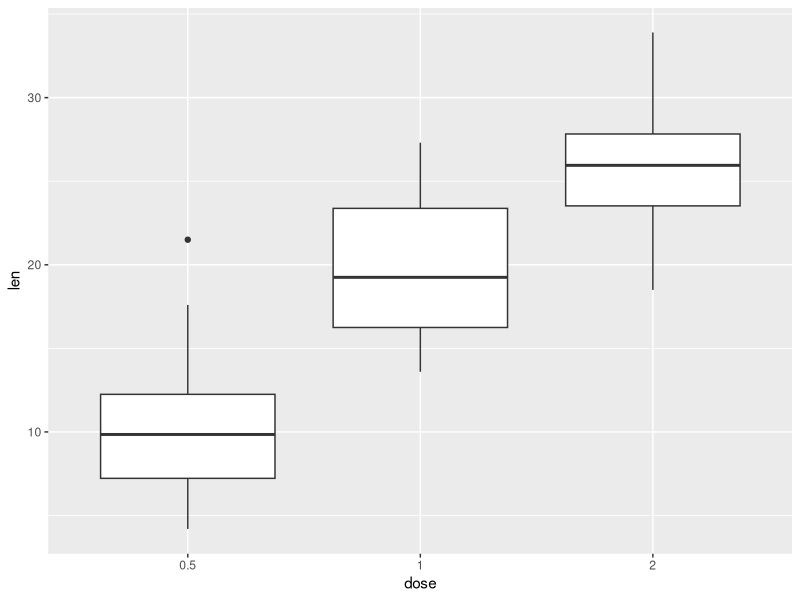
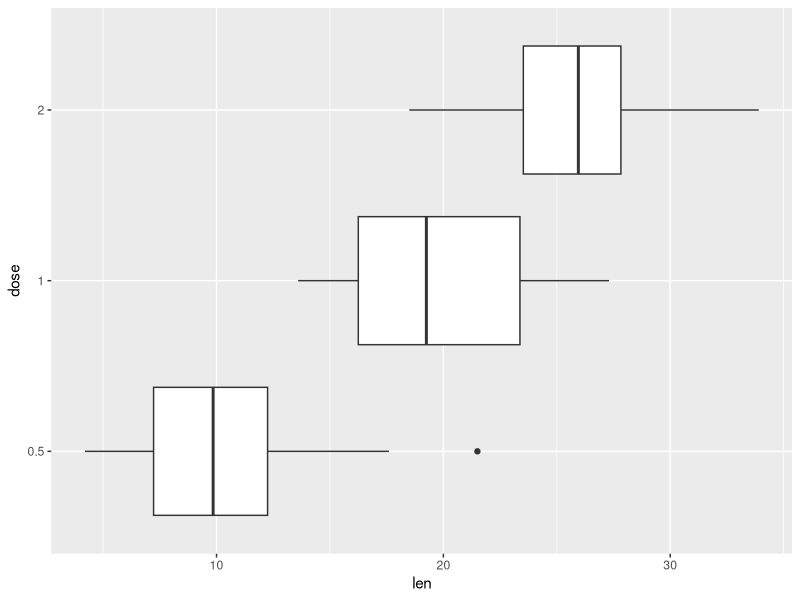
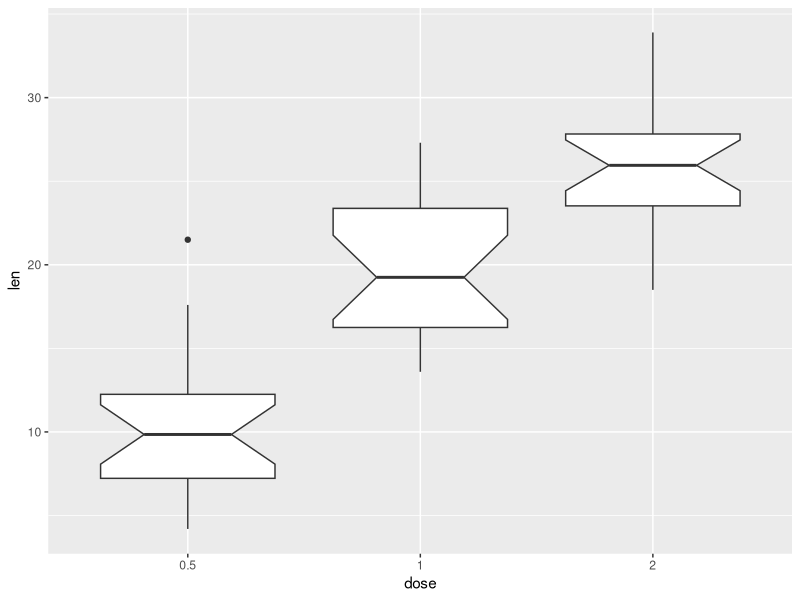
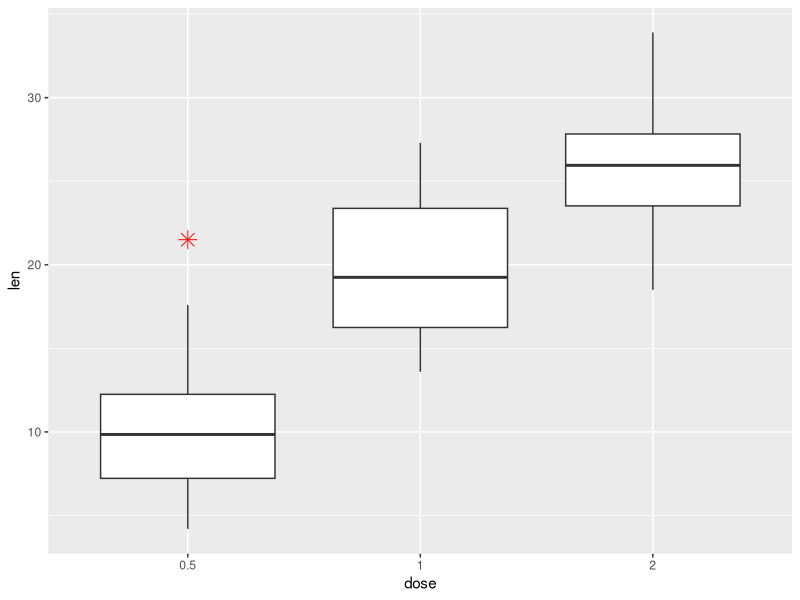
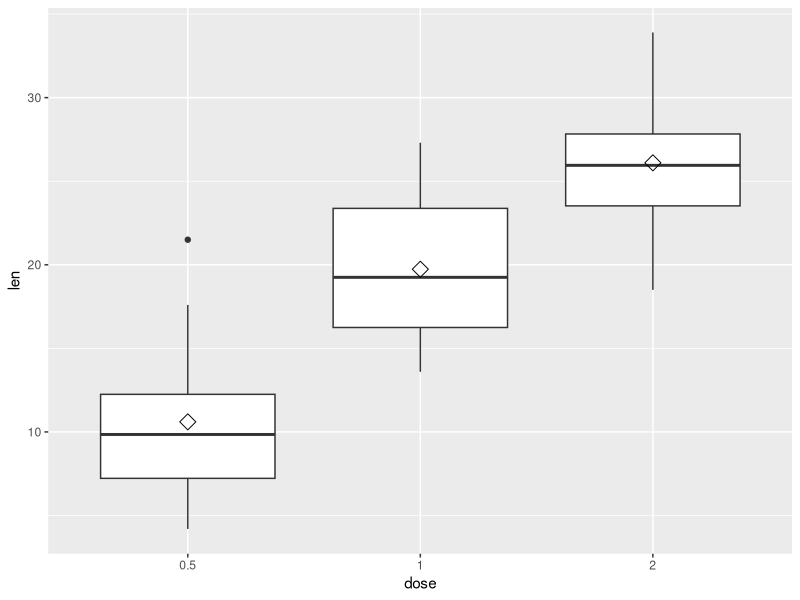
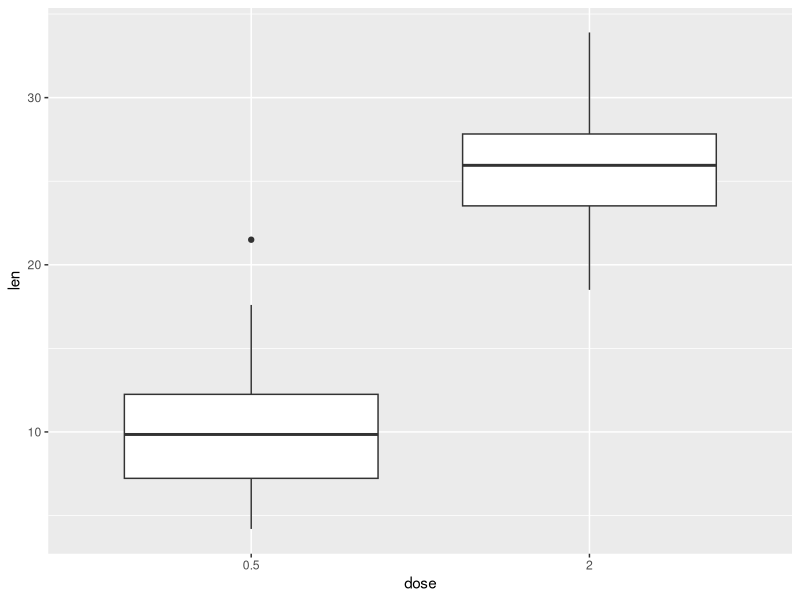
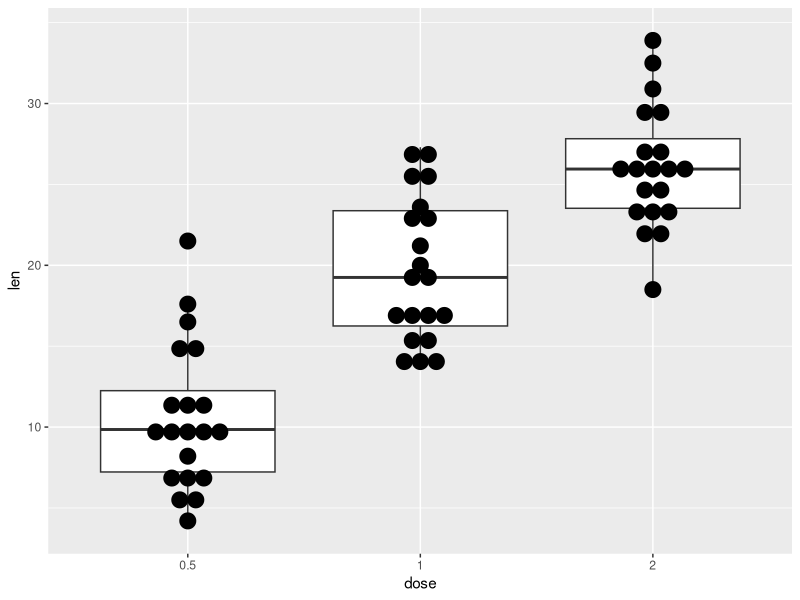
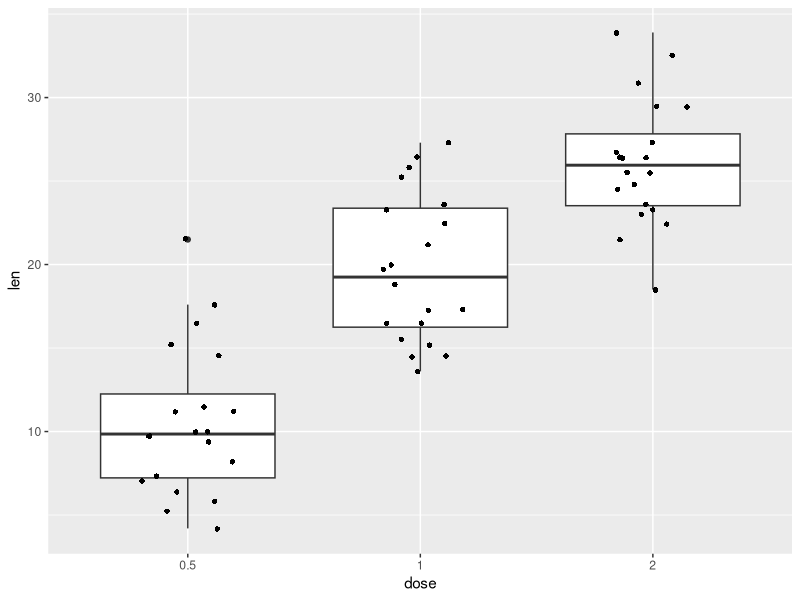

These charts were generated, in order, by the following R code:
library(ggplot2)

# Convert the variable dose from a numeric to a factor variable
ToothGrowth$dose <- as.factor(ToothGrowth$dose)
head(ToothGrowth)

# Basic box plot
p <- ggplot(ToothGrowth, aes(x=dose, y=len)) + 
  geom_boxplot()
p
# Rotate the box plot
p + coord_flip()
# Notched box plot
ggplot(ToothGrowth, aes(x=dose, y=len)) + 
  geom_boxplot(notch=TRUE)
# Change outlier, color, shape and size
ggplot(ToothGrowth, aes(x=dose, y=len)) + 
  geom_boxplot(outlier.colour="red", outlier.shape=8,
               outlier.size=4)
# Box plot with mean points
p + stat_summary(fun.y=mean, geom="point", shape=23, size=4)
# choose which items to display
p + scale_x_discrete(limits=c("0.5", "2"))
# Box plot with dot plot
p + geom_dotplot(binaxis='y', stackdir='center', dotsize=1)
# Box plot with jittered points
# 0.2 : degree of jitter in x direction
p + geom_jitter(shape=16, position=position_jitter(0.2))
# Change box plot line colors by groups
p<-ggplot(ToothGrowth, aes(x=dose, y=len, color=dose)) +
  geom_boxplot()
p
# Use custom color palettes
p+scale_color_manual(values=c("#999999", "#E69F00", "#56B4E9"))
# Use brewer color palettes
p+scale_color_brewer(palette="Dark2")
# Use grey scale
p + scale_color_grey() + theme_classic()
# Use single color
ggplot(ToothGrowth, aes(x=dose, y=len)) +
  geom_boxplot(fill='#A4A4A4', color="black")+
  theme_classic()
# Change box plot colors by groups
p<-ggplot(ToothGrowth, aes(x=dose, y=len, fill=dose)) +
  geom_boxplot()
p
# Use custom color palettes
p+scale_fill_manual(values=c("#999999", "#E69F00", "#56B4E9"))
# use brewer color palettes
p+scale_fill_brewer(palette="Dark2")
# Use grey scale
p + scale_fill_grey() + theme_classic()
# change the legend position
p + theme(legend.position="top")
p + theme(legend.position="bottom")
p + theme(legend.position="left")
p + theme(legend.position="right")
p + theme(legend.position="none") # Remove legend
